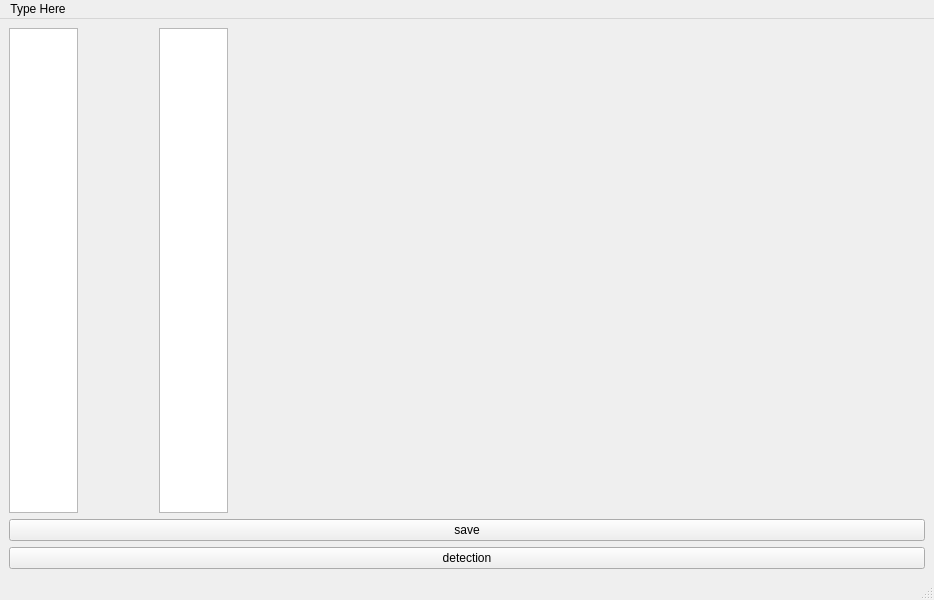
<?xml version="1.0" encoding="UTF-8"?>
<ui version="4.0">
 <class>MainWindow</class>
 <widget class="QMainWindow" name="MainWindow">
  <property name="geometry">
   <rect>
    <x>0</x>
    <y>0</y>
    <width>934</width>
    <height>600</height>
   </rect>
  </property>
  <property name="windowTitle">
   <string>MainWindow</string>
  </property>
  <widget class="QWidget" name="centralwidget">
   <layout class="QHBoxLayout" name="horizontalLayout_2">
    <item>
     <layout class="QVBoxLayout" name="verticalLayout">
      <item>
       <layout class="QHBoxLayout" name="horizontalLayout" stretch="1,1,1,10">
        <item>
         <widget class="QListWidget" name="allFiles">
          <property name="enabled">
           <bool>true</bool>
          </property>
          <property name="minimumSize">
           <size>
            <width>60</width>
            <height>0</height>
           </size>
          </property>
          <property name="maximumSize">
           <size>
            <width>16777215</width>
            <height>16777215</height>
           </size>
          </property>
         </widget>
        </item>
        <item>
         <widget class="QLabel" name="label">
          <property name="minimumSize">
           <size>
            <width>60</width>
            <height>0</height>
           </size>
          </property>
          <property name="text">
           <string/>
          </property>
         </widget>
        </item>
        <item>
         <widget class="QListWidget" name="allFiles_2">
          <property name="enabled">
           <bool>true</bool>
          </property>
          <property name="minimumSize">
           <size>
            <width>60</width>
            <height>0</height>
           </size>
          </property>
          <property name="maximumSize">
           <size>
            <width>16777215</width>
            <height>16777215</height>
           </size>
          </property>
         </widget>
        </item>
        <item>
         <widget class="QLabel" name="labelImg">
          <property name="text">
           <string/>
          </property>
         </widget>
        </item>
       </layout>
      </item>
      <item>
       <widget class="QPushButton" name="pushButton">
        <property name="text">
         <string>save</string>
        </property>
       </widget>
      </item>
      <item>
       <widget class="QPushButton" name="pushButton_2">
        <property name="text">
         <string>detection</string>
        </property>
       </widget>
      </item>
     </layout>
    </item>
   </layout>
  </widget>
  <widget class="QMenuBar" name="menubar">
   <property name="geometry">
    <rect>
     <x>0</x>
     <y>0</y>
     <width>934</width>
     <height>23</height>
    </rect>
   </property>
   <widget class="QMenu" name="menu">
    <property name="title">
     <string>Type Here</string>
    </property>
   </widget>
   <addaction name="menu"/>
  </widget>
  <widget class="QStatusBar" name="statusbar"/>
 </widget>
 <resources/>
 <connections/>
</ui>
